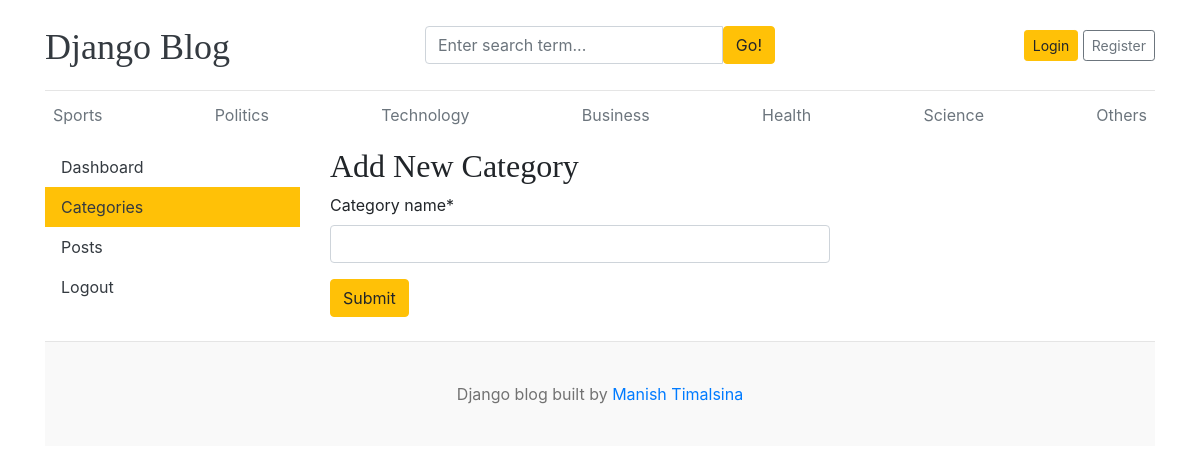
The page /dashboard/categories/add/ on the database its author committed.
### blogs/models.py (models this page shows, shortened)
class Category(models.Model):
  category_name = models.CharField(max_length=50, unique=True)
  created_at = models.DateTimeField(auto_now_add=True)
  updated_at = models.DateTimeField(auto_now=True)
  class Meta:
    verbose_name_plural = 'categories'

### dashboards/views.py (the view)
# urls.py: path('categories/add/', views.add_category, name='add_category'),
def add_category(request):
  if request.method == 'POST':
    form = CategoryForm(request.POST)
    if form.is_valid():
      form.save()
      return redirect('categories')
  form = CategoryForm()
  context = {
    'form' : form,
  }
  return render(request, 'dashboard/add_category.html', context)

### dashboards/forms.py
class CategoryForm(forms.ModelForm):
  class Meta:
    model = Category
    fields = '__all__'

### blogs/context_processors.py (called while the page is built)
def get_categories(request):
  categories = Category.objects.all()
  return dict(categories=categories)

def get_social_links(request):
  social_links = SocialLink.objects.all()
  return dict(social_links=social_links)

### templates/dashboard/add_category.html
{% extends 'base.html' %}
{% block content %} {% load crispy_forms_tags %}
<div class="row">
  {% include 'dashboard/sidebar.html' %}
  <div class="col-md-9">
    <h2>Add New Category</h2>
    <form action="{% url 'add_category' %}" method="POST" style="width: 500px">
      {% csrf_token %} {{ form | crispy }}
      <button type="submit" class="btn btn-warning">Submit</button>
    </form>
    <br />
  </div>
</div>
{% endblock %}

### templates/base.html (shortened to what this page needs)
{% load static %}
<!DOCTYPE html>
<html lang="en">
  <head>
    <link
      href="https://getbootstrap.com/docs/4.0/dist/css/bootstrap.min.css"
      rel="stylesheet"
    />
    <link href="{% static 'css/blog.css' %}" rel="stylesheet" />
    <link rel="stylesheet" href="https://cdnjs.cloudflare.com/ajax/libs/font-awesome/4.7.0/css/font-awesome.min.css">
  </head>
  <body>
    <div class="container">
      <header class="blog-header py-3">
        <div class="row flex-nowrap justify-content-between align-items-center">
          <div class="col-4 pt-1">
            <a class="blog-header-logo text-dark" href="/">Django Blog</a>
          </div>
          <div class="col-4">
            <form action="{% url 'search' %}" method="GET">
              <div class="input-group">
                <input
                  class="form-control"
                  type="text" name="keyword" value="{{ keyword }}"
                  placeholder="Enter search term..."
                  aria-label="Enter search term..."
                  aria-describedby="button-search"
                />
                <button type="submit" class="btn btn-warning" id="button-search" type="button">
                  Go!
                </button>
              </div>
            </form>
          </div>
          <div class="col-4 d-flex justify-content-end align-items-center">
            {% if not user.is_authenticated %}
            <a class="btn btn-sm btn-warning" href="{% url 'login' %}">Login</a> &nbsp;
            <a class="btn btn-sm btn-outline-secondary" href="{% url 'register' %}">Register</a>
            {% else %}
            <span><a href="{% url 'dashboard' %}">Dashboard</a></span>
            &emsp;
            <span><a href="{% url 'logout' %}">Logout</a></span>
            {% endif %}
          </div>
        </div>
      </header>
      <div class="nav-scroller py-1 mb-2">
        <nav class="nav d-flex justify-content-between">
          {% for cat in categories %}
          <a class="p-2 text-muted" href="{% url 'posts_by_category' cat.id %}">{{ cat.category_name }}</a>
          {% endfor %}
        </nav>
      </div>
{% block content %}
{% endblock %}
<footer class="blog-footer">
  <p>Django blog built by <a href="#">Manish Timalsina</a></p>
</footer>
</body>
</html>

### static/css/blog.css (style rules this page uses)
.blog-header { border-bottom: 1px solid #e5e5e5; }
.blog-header-logo { font-family: "Playfair Display", Georgia, "Times New Roman", serif; font-size: 2.25rem; }
h1, h2, h3, h4, h5, h6 { font-family: "Playfair Display", Georgia, "Times New Roman", serif; }
.blog-footer { padding: 2.5rem 0; color: #727272; text-align: center; background-color: #f9f9f9; border-top: .05rem solid #e5e5e5; }
.blog-footer p:last-child { margin-bottom: 0; }

### rows shown on the page
Category: category_name "Sports"
Category: category_name "Politics"
Category: category_name "Technology"
Category: category_name "Business"
Category: category_name "Health"
Category: category_name "Science"
Category: category_name "Others"
